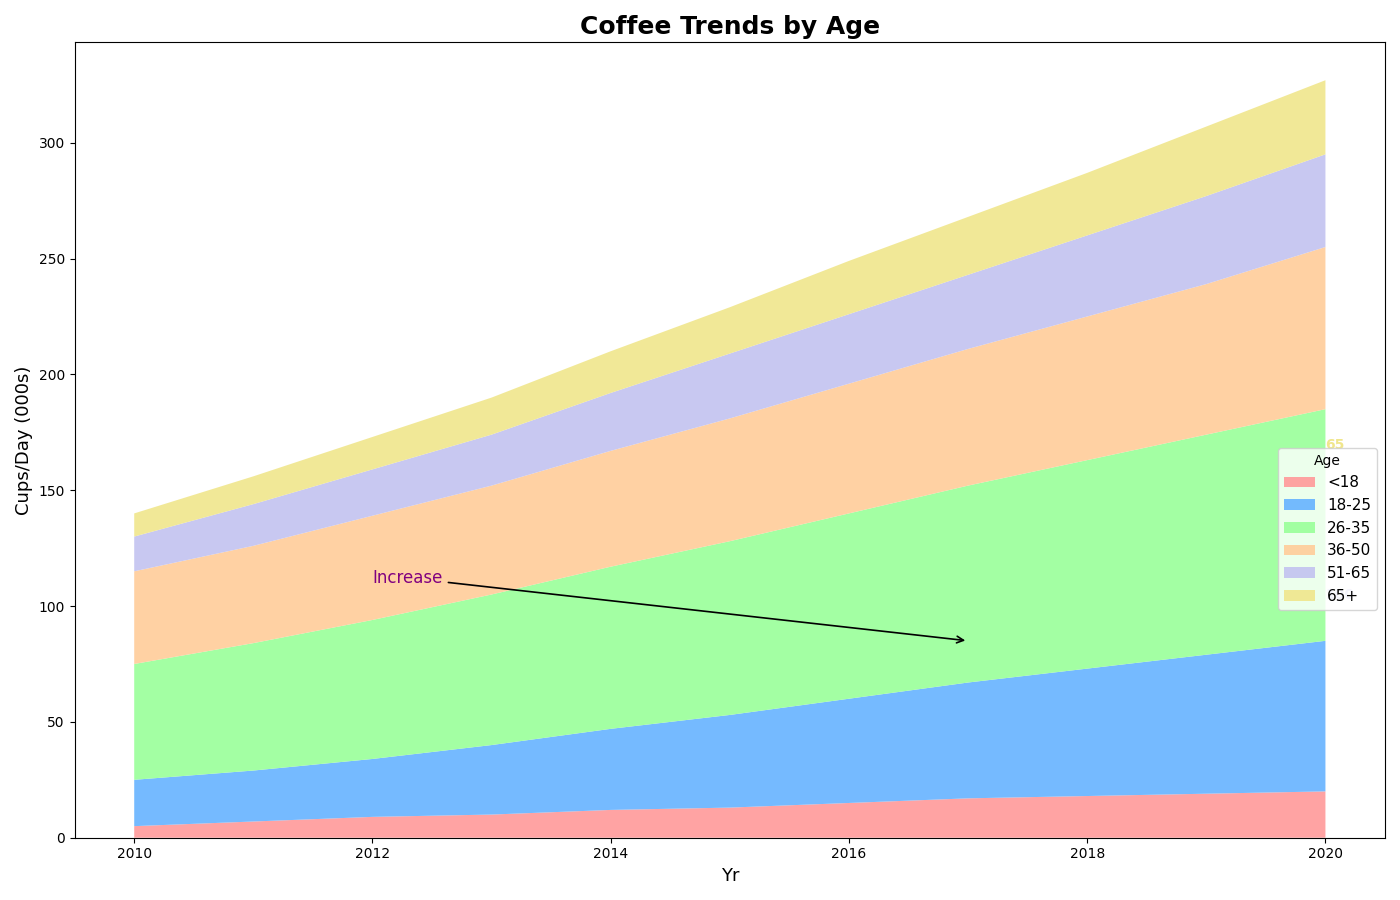

This figure's Python source:
import matplotlib.pyplot as plt
import numpy as np

years = np.arange(2010, 2021)

age_18_25 = np.array([20, 22, 25, 30, 35, 40, 45, 50, 55, 60, 65])
age_26_35 = np.array([50, 55, 60, 65, 70, 75, 80, 85, 90, 95, 100])
age_36_50 = np.array([40, 42, 45, 47, 50, 53, 56, 59, 62, 65, 70])
age_51_65 = np.array([15, 18, 20, 22, 25, 28, 30, 32, 35, 38, 40])
age_65_above = np.array([10, 12, 14, 16, 18, 20, 23, 25, 27, 30, 32])
age_under_18 = np.array([5, 7, 9, 10, 12, 13, 15, 17, 18, 19, 20])

consumption_data = np.vstack([
    age_under_18, age_18_25, age_26_35, age_36_50, age_51_65, age_65_above
])

plt.figure(figsize=(14, 9))

# New set of colors
colors = ['#ff9999', '#66b3ff', '#99ff99', '#ffcc99', '#c2c2f0', '#f0e68c']

plt.stackplot(years, consumption_data, 
              labels=['<18', '18-25', '26-35', '36-50', '51-65', '65+'], 
              colors=colors, alpha=0.9, linestyle='-.')

plt.title('Coffee Trends by Age', fontsize=18, fontweight='bold')
plt.xlabel('Yr', fontsize=13)
plt.ylabel('Cups/Day (000s)', fontsize=13)

plt.legend(loc='upper right', bbox_to_anchor=(1, 0.5), title='Age', fontsize=11, frameon=True)

plt.grid(False)

plt.annotate('Increase', xy=(2017, 85), xytext=(2012, 110),
             arrowprops=dict(facecolor='gray', arrowstyle='->', lw=1.2),
             fontsize=12, color='purple')

for i in range(len(years)):
    if i == len(years) - 1:
        plt.text(years[i], consumption_data[2, i] + 3, f'{consumption_data[2, i]}', color=colors[4], fontsize=10, fontweight='bold')
        plt.text(years[i], consumption_data[1, i] + consumption_data[2, i] + 3, f'{consumption_data[1, i]}', color=colors[5], fontsize=10, fontweight='bold')

plt.tight_layout()

plt.show()
